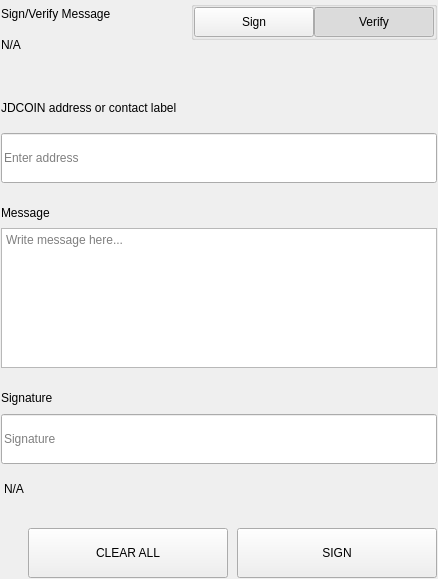
<?xml version="1.0" encoding="UTF-8"?>
<ui version="4.0">
 <class>SettingsSignMessageWidgets</class>
 <widget class="QWidget" name="SettingsSignMessageWidgets">
  <property name="geometry">
   <rect>
    <x>0</x>
    <y>0</y>
    <width>438</width>
    <height>579</height>
   </rect>
  </property>
  <property name="windowTitle">
   <string>Form</string>
  </property>
  <layout class="QVBoxLayout" name="verticalLayout">
   <property name="spacing">
    <number>0</number>
   </property>
   <property name="leftMargin">
    <number>0</number>
   </property>
   <property name="topMargin">
    <number>0</number>
   </property>
   <property name="rightMargin">
    <number>0</number>
   </property>
   <property name="bottomMargin">
    <number>0</number>
   </property>
   <item>
    <widget class="QWidget" name="left" native="true">
     <layout class="QVBoxLayout" name="verticalLayout_3">
      <property name="leftMargin">
       <number>0</number>
      </property>
      <property name="topMargin">
       <number>0</number>
      </property>
      <property name="rightMargin">
       <number>0</number>
      </property>
      <property name="bottomMargin">
       <number>0</number>
      </property>
      <item>
       <widget class="QWidget" name="container_sign" native="true">
        <layout class="QVBoxLayout" name="verticalLayout_2">
         <property name="spacing">
          <number>0</number>
         </property>
         <property name="leftMargin">
          <number>1</number>
         </property>
         <property name="topMargin">
          <number>1</number>
         </property>
         <property name="rightMargin">
          <number>1</number>
         </property>
         <property name="bottomMargin">
          <number>1</number>
         </property>
         <item>
          <layout class="QHBoxLayout" name="horizontalLayout_3" stretch="3,1">
           <property name="spacing">
            <number>40</number>
           </property>
           <item>
            <layout class="QVBoxLayout" name="verticalLayoutTitle">
             <property name="spacing">
              <number>5</number>
             </property>
             <item>
              <widget class="QLabel" name="labelTitle">
               <property name="text">
                <string>Sign/Verify Message</string>
               </property>
              </widget>
             </item>
             <item>
              <widget class="QLabel" name="labelSubtitle1">
               <property name="text">
                <string notr="true">N/A</string>
               </property>
               <property name="wordWrap">
                <bool>true</bool>
               </property>
              </widget>
             </item>
            </layout>
           </item>
           <item alignment="Qt::AlignRight|Qt::AlignTop">
            <widget class="QWidget" name="containerSwitch" native="true">
             <property name="styleSheet">
              <string notr="true">#containerSwitch{
	padding-top:9px;
}</string>
             </property>
             <layout class="QVBoxLayout" name="verticalLayout_6">
              <property name="spacing">
               <number>4</number>
              </property>
              <property name="leftMargin">
               <number>0</number>
              </property>
              <property name="topMargin">
               <number>0</number>
              </property>
              <property name="rightMargin">
               <number>0</number>
              </property>
              <property name="bottomMargin">
               <number>0</number>
              </property>
              <item alignment="Qt::AlignRight">
               <widget class="QGroupBox" name="groupBox">
                <property name="sizePolicy">
                 <sizepolicy hsizetype="Fixed" vsizetype="Preferred">
                  <horstretch>0</horstretch>
                  <verstretch>0</verstretch>
                 </sizepolicy>
                </property>
                <property name="title">
                 <string/>
                </property>
                <property name="alignment">
                 <set>Qt::AlignRight|Qt::AlignTop|Qt::AlignTrailing</set>
                </property>
                <layout class="QHBoxLayout" name="horizontalLayout_4">
                 <property name="spacing">
                  <number>0</number>
                 </property>
                 <property name="leftMargin">
                  <number>0</number>
                 </property>
                 <property name="topMargin">
                  <number>0</number>
                 </property>
                 <property name="rightMargin">
                  <number>0</number>
                 </property>
                 <property name="bottomMargin">
                  <number>0</number>
                 </property>
                 <item>
                  <widget class="QPushButton" name="pushSign">
                   <property name="minimumSize">
                    <size>
                     <width>120</width>
                     <height>30</height>
                    </size>
                   </property>
                   <property name="maximumSize">
                    <size>
                     <width>120</width>
                     <height>30</height>
                    </size>
                   </property>
                   <property name="focusPolicy">
                    <enum>Qt::NoFocus</enum>
                   </property>
                   <property name="text">
                    <string>Sign</string>
                   </property>
                   <property name="checkable">
                    <bool>true</bool>
                   </property>
                   <property name="autoExclusive">
                    <bool>true</bool>
                   </property>
                  </widget>
                 </item>
                 <item>
                  <widget class="QPushButton" name="pushVerify">
                   <property name="minimumSize">
                    <size>
                     <width>120</width>
                     <height>30</height>
                    </size>
                   </property>
                   <property name="maximumSize">
                    <size>
                     <width>120</width>
                     <height>30</height>
                    </size>
                   </property>
                   <property name="focusPolicy">
                    <enum>Qt::NoFocus</enum>
                   </property>
                   <property name="text">
                    <string>Verify</string>
                   </property>
                   <property name="checkable">
                    <bool>true</bool>
                   </property>
                   <property name="checked">
                    <bool>true</bool>
                   </property>
                   <property name="autoExclusive">
                    <bool>true</bool>
                   </property>
                  </widget>
                 </item>
                </layout>
               </widget>
              </item>
              <item alignment="Qt::AlignHCenter|Qt::AlignTop">
               <widget class="QLabel" name="labelSubtitleSwitch">
                <property name="text">
                 <string/>
                </property>
                <property name="alignment">
                 <set>Qt::AlignRight|Qt::AlignTrailing|Qt::AlignVCenter</set>
                </property>
               </widget>
              </item>
             </layout>
            </widget>
           </item>
          </layout>
         </item>
         <item>
          <spacer name="verticalSpacer_2">
           <property name="orientation">
            <enum>Qt::Vertical</enum>
           </property>
           <property name="sizeType">
            <enum>QSizePolicy::Fixed</enum>
           </property>
           <property name="sizeHint" stdset="0">
            <size>
             <width>20</width>
             <height>40</height>
            </size>
           </property>
          </spacer>
         </item>
         <item>
          <widget class="QWidget" name="containerAddress" native="true">
           <property name="sizePolicy">
            <sizepolicy hsizetype="Preferred" vsizetype="Fixed">
             <horstretch>0</horstretch>
             <verstretch>0</verstretch>
            </sizepolicy>
           </property>
           <layout class="QVBoxLayout" name="verticalLayout_5" stretch="0,0">
            <property name="spacing">
             <number>15</number>
            </property>
            <property name="leftMargin">
             <number>0</number>
            </property>
            <property name="topMargin">
             <number>0</number>
            </property>
            <property name="rightMargin">
             <number>0</number>
            </property>
            <property name="bottomMargin">
             <number>0</number>
            </property>
            <item>
             <widget class="QLabel" name="labelSubtitleAddress">
              <property name="minimumSize">
               <size>
                <width>0</width>
                <height>20</height>
               </size>
              </property>
              <property name="maximumSize">
               <size>
                <width>16777215</width>
                <height>20</height>
               </size>
              </property>
              <property name="text">
               <string>JDCOIN address or contact label</string>
              </property>
             </widget>
            </item>
            <item>
             <widget class="QLineEdit" name="addressIn_SM">
              <property name="minimumSize">
               <size>
                <width>0</width>
                <height>50</height>
               </size>
              </property>
              <property name="maximumSize">
               <size>
                <width>16777215</width>
                <height>50</height>
               </size>
              </property>
              <property name="placeholderText">
               <string>Enter address</string>
              </property>
             </widget>
            </item>
           </layout>
          </widget>
         </item>
         <item>
          <spacer name="verticalSpacer_3">
           <property name="orientation">
            <enum>Qt::Vertical</enum>
           </property>
           <property name="sizeType">
            <enum>QSizePolicy::Fixed</enum>
           </property>
           <property name="sizeHint" stdset="0">
            <size>
             <width>20</width>
             <height>20</height>
            </size>
           </property>
          </spacer>
         </item>
         <item>
          <layout class="QVBoxLayout" name="verticalLayout_9">
           <property name="spacing">
            <number>5</number>
           </property>
           <item>
            <widget class="QLabel" name="labelSubtitleMessage">
             <property name="minimumSize">
              <size>
               <width>0</width>
               <height>20</height>
              </size>
             </property>
             <property name="maximumSize">
              <size>
               <width>16777215</width>
               <height>20</height>
              </size>
             </property>
             <property name="text">
              <string>Message</string>
             </property>
            </widget>
           </item>
           <item>
            <widget class="QPlainTextEdit" name="messageIn_SM">
             <property name="minimumSize">
              <size>
               <width>0</width>
               <height>140</height>
              </size>
             </property>
             <property name="maximumSize">
              <size>
               <width>16777215</width>
               <height>140</height>
              </size>
             </property>
             <property name="placeholderText">
              <string>Write message here...</string>
             </property>
            </widget>
           </item>
          </layout>
         </item>
         <item>
          <spacer name="verticalSpacer_4">
           <property name="orientation">
            <enum>Qt::Vertical</enum>
           </property>
           <property name="sizeType">
            <enum>QSizePolicy::Fixed</enum>
           </property>
           <property name="sizeHint" stdset="0">
            <size>
             <width>20</width>
             <height>20</height>
            </size>
           </property>
          </spacer>
         </item>
         <item>
          <widget class="QWidget" name="widget" native="true">
           <property name="minimumSize">
            <size>
             <width>0</width>
             <height>75</height>
            </size>
           </property>
           <property name="maximumSize">
            <size>
             <width>16777215</width>
             <height>16777215</height>
            </size>
           </property>
           <layout class="QVBoxLayout" name="verticalLayout_4">
            <property name="leftMargin">
             <number>0</number>
            </property>
            <property name="topMargin">
             <number>0</number>
            </property>
            <property name="rightMargin">
             <number>0</number>
            </property>
            <property name="bottomMargin">
             <number>0</number>
            </property>
            <item>
             <widget class="QLabel" name="labelSubtitleSignature">
              <property name="minimumSize">
               <size>
                <width>0</width>
                <height>20</height>
               </size>
              </property>
              <property name="maximumSize">
               <size>
                <width>16777215</width>
                <height>20</height>
               </size>
              </property>
              <property name="text">
               <string>Signature</string>
              </property>
             </widget>
            </item>
            <item>
             <widget class="QLineEdit" name="signatureOut_SM">
              <property name="minimumSize">
               <size>
                <width>0</width>
                <height>50</height>
               </size>
              </property>
              <property name="placeholderText">
               <string>Signature</string>
              </property>
             </widget>
            </item>
           </layout>
          </widget>
         </item>
         <item>
          <widget class="QLabel" name="statusLabel_SM">
           <property name="styleSheet">
            <string notr="true">padding-top:5px;</string>
           </property>
           <property name="text">
            <string notr="true">N/A</string>
           </property>
          </widget>
         </item>
         <item>
          <spacer name="verticalSpacer">
           <property name="orientation">
            <enum>Qt::Vertical</enum>
           </property>
           <property name="sizeType">
            <enum>QSizePolicy::Fixed</enum>
           </property>
           <property name="sizeHint" stdset="0">
            <size>
             <width>20</width>
             <height>20</height>
            </size>
           </property>
          </spacer>
         </item>
         <item>
          <layout class="QHBoxLayout" name="horizontalLayout_7">
           <property name="spacing">
            <number>9</number>
           </property>
           <item>
            <spacer name="horizontalSpacer_5">
             <property name="orientation">
              <enum>Qt::Horizontal</enum>
             </property>
             <property name="sizeType">
              <enum>QSizePolicy::Expanding</enum>
             </property>
             <property name="sizeHint" stdset="0">
              <size>
               <width>40</width>
               <height>20</height>
              </size>
             </property>
            </spacer>
           </item>
           <item>
            <widget class="QPushButton" name="pushButtonClear">
             <property name="minimumSize">
              <size>
               <width>200</width>
               <height>50</height>
              </size>
             </property>
             <property name="focusPolicy">
              <enum>Qt::NoFocus</enum>
             </property>
             <property name="text">
              <string>CLEAR ALL</string>
             </property>
            </widget>
           </item>
           <item>
            <widget class="QPushButton" name="pushButtonSave">
             <property name="minimumSize">
              <size>
               <width>200</width>
               <height>50</height>
              </size>
             </property>
             <property name="maximumSize">
              <size>
               <width>200</width>
               <height>50</height>
              </size>
             </property>
             <property name="focusPolicy">
              <enum>Qt::NoFocus</enum>
             </property>
             <property name="text">
              <string>SIGN</string>
             </property>
            </widget>
           </item>
          </layout>
         </item>
        </layout>
       </widget>
      </item>
     </layout>
    </widget>
   </item>
  </layout>
 </widget>
 <resources/>
 <connections/>
</ui>
